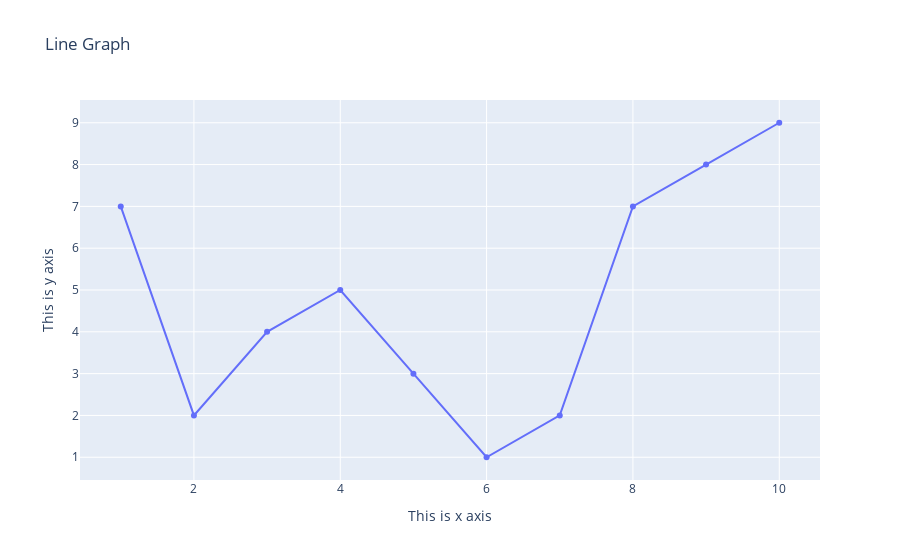

Notebook code for this chart:
### Code cell
#adding title
fig=go.Figure(go.Scatter(x=x,y=y))
fig.update_layout(title="Line Graph",xaxis_title="This is x axis",yaxis_title="This is y axis")

### Figure 1 — Plotly figure (JSON) as saved in the notebook; plotly's stock layout.template omitted (floating-point values rounded to 4 significant figures)
{"data": [{"type": "scatter", "x": [1, 2, 3, 4, 5, 6, 7, 8, 9, 10], "y": [7, 2, 4, 5, 3, 1, 2, 7, 8, 9]}], "layout": {"autosize": true, "title": {"text": "Line Graph"}, "xaxis": {"autorange": true, "range": [0.397, 10.6], "title": {"text": "This is x axis"}, "type": "linear"}, "yaxis": {"autorange": true, "range": [0.3398, 9.66], "title": {"text": "This is y axis"}, "type": "linear"}}}
